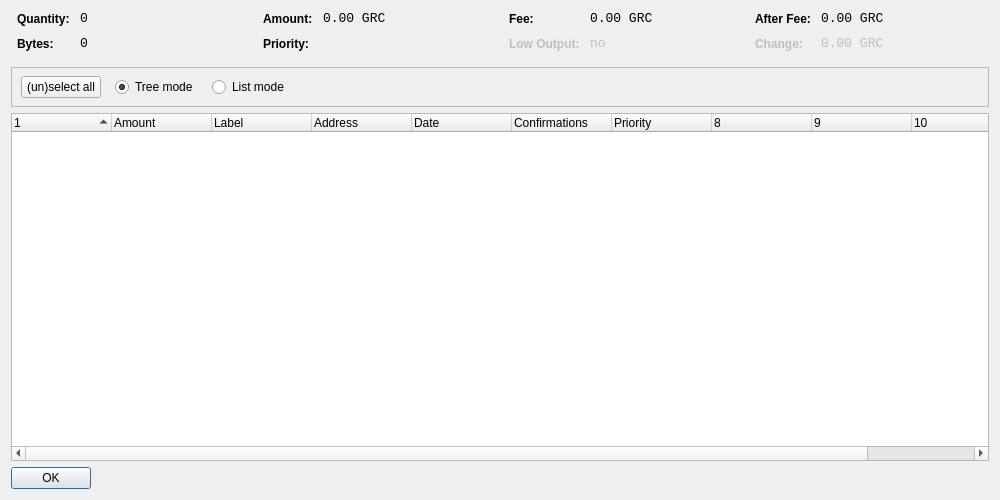
<?xml version="1.0" encoding="UTF-8"?>
<ui version="4.0">
 <class>CoinControlDialog</class>
 <widget class="QDialog" name="CoinControlDialog">
  <property name="geometry">
   <rect>
    <x>0</x>
    <y>0</y>
    <width>1000</width>
    <height>500</height>
   </rect>
  </property>
  <property name="windowTitle">
   <string>Coin Control</string>
  </property>
  <layout class="QVBoxLayout" name="verticalLayout">
   <item>
    <layout class="QHBoxLayout" name="horizontalLayoutTop" stretch="0,0,0,0">
     <property name="topMargin">
      <number>0</number>
     </property>
     <property name="bottomMargin">
      <number>10</number>
     </property>
     <item>
      <layout class="QFormLayout" name="formLayoutCoinControl1">
       <property name="horizontalSpacing">
        <number>10</number>
       </property>
       <property name="verticalSpacing">
        <number>10</number>
       </property>
       <property name="leftMargin">
        <number>6</number>
       </property>
       <property name="rightMargin">
        <number>6</number>
       </property>
       <item row="0" column="0">
        <widget class="QLabel" name="labelCoinControlQuantityText">
         <property name="styleSheet">
          <string notr="true">font-weight:bold;</string>
         </property>
         <property name="text">
          <string>Quantity:</string>
         </property>
        </widget>
       </item>
       <item row="0" column="1">
        <widget class="QLabel" name="labelCoinControlQuantity">
         <property name="font">
          <font>
           <family>Monospace</family>
           <pointsize>10</pointsize>
          </font>
         </property>
         <property name="cursor">
          <cursorShape>IBeamCursor</cursorShape>
         </property>
         <property name="contextMenuPolicy">
          <enum>Qt::ActionsContextMenu</enum>
         </property>
         <property name="text">
          <string notr="true">0</string>
         </property>
         <property name="textInteractionFlags">
          <set>Qt::LinksAccessibleByMouse|Qt::TextSelectableByKeyboard|Qt::TextSelectableByMouse</set>
         </property>
        </widget>
       </item>
       <item row="1" column="0">
        <widget class="QLabel" name="labelCoinControlBytesText">
         <property name="styleSheet">
          <string notr="true">font-weight:bold;</string>
         </property>
         <property name="text">
          <string>Bytes:</string>
         </property>
        </widget>
       </item>
       <item row="1" column="1">
        <widget class="QLabel" name="labelCoinControlBytes">
         <property name="font">
          <font>
           <family>Monospace</family>
           <pointsize>10</pointsize>
          </font>
         </property>
         <property name="cursor">
          <cursorShape>IBeamCursor</cursorShape>
         </property>
         <property name="contextMenuPolicy">
          <enum>Qt::ActionsContextMenu</enum>
         </property>
         <property name="text">
          <string notr="true">0</string>
         </property>
         <property name="textInteractionFlags">
          <set>Qt::LinksAccessibleByMouse|Qt::TextSelectableByKeyboard|Qt::TextSelectableByMouse</set>
         </property>
        </widget>
       </item>
      </layout>
     </item>
     <item>
      <layout class="QFormLayout" name="formLayoutCoinControl2">
       <property name="horizontalSpacing">
        <number>10</number>
       </property>
       <property name="verticalSpacing">
        <number>10</number>
       </property>
       <property name="leftMargin">
        <number>6</number>
       </property>
       <property name="rightMargin">
        <number>6</number>
       </property>
       <item row="0" column="0">
        <widget class="QLabel" name="labelCoinControlAmountText">
         <property name="styleSheet">
          <string notr="true">font-weight:bold;</string>
         </property>
         <property name="text">
          <string>Amount:</string>
         </property>
        </widget>
       </item>
       <item row="0" column="1">
        <widget class="QLabel" name="labelCoinControlAmount">
         <property name="font">
          <font>
           <family>Monospace</family>
           <pointsize>10</pointsize>
          </font>
         </property>
         <property name="cursor">
          <cursorShape>IBeamCursor</cursorShape>
         </property>
         <property name="contextMenuPolicy">
          <enum>Qt::ActionsContextMenu</enum>
         </property>
         <property name="text">
          <string notr="true">0.00 GRC</string>
         </property>
         <property name="textInteractionFlags">
          <set>Qt::LinksAccessibleByMouse|Qt::TextSelectableByKeyboard|Qt::TextSelectableByMouse</set>
         </property>
        </widget>
       </item>
       <item row="1" column="0">
        <widget class="QLabel" name="labelCoinControlPriorityText">
         <property name="styleSheet">
          <string notr="true">font-weight:bold;</string>
         </property>
         <property name="text">
          <string>Priority:</string>
         </property>
        </widget>
       </item>
       <item row="1" column="1">
        <widget class="QLabel" name="labelCoinControlPriority">
         <property name="font">
          <font>
           <family>Monospace</family>
           <pointsize>10</pointsize>
          </font>
         </property>
         <property name="cursor">
          <cursorShape>IBeamCursor</cursorShape>
         </property>
         <property name="contextMenuPolicy">
          <enum>Qt::ActionsContextMenu</enum>
         </property>
         <property name="text">
          <string/>
         </property>
         <property name="textInteractionFlags">
          <set>Qt::LinksAccessibleByMouse|Qt::TextSelectableByKeyboard|Qt::TextSelectableByMouse</set>
         </property>
        </widget>
       </item>
      </layout>
     </item>
     <item>
      <layout class="QFormLayout" name="formLayoutCoinControl3">
       <property name="horizontalSpacing">
        <number>10</number>
       </property>
       <property name="verticalSpacing">
        <number>10</number>
       </property>
       <property name="leftMargin">
        <number>6</number>
       </property>
       <property name="rightMargin">
        <number>6</number>
       </property>
       <item row="0" column="0">
        <widget class="QLabel" name="labelCoinControlFeeText">
         <property name="styleSheet">
          <string notr="true">font-weight:bold;</string>
         </property>
         <property name="text">
          <string>Fee:</string>
         </property>
        </widget>
       </item>
       <item row="0" column="1">
        <widget class="QLabel" name="labelCoinControlFee">
         <property name="font">
          <font>
           <family>Monospace</family>
           <pointsize>10</pointsize>
          </font>
         </property>
         <property name="cursor">
          <cursorShape>IBeamCursor</cursorShape>
         </property>
         <property name="contextMenuPolicy">
          <enum>Qt::ActionsContextMenu</enum>
         </property>
         <property name="text">
          <string notr="true">0.00 GRC</string>
         </property>
         <property name="textInteractionFlags">
          <set>Qt::LinksAccessibleByMouse|Qt::TextSelectableByKeyboard|Qt::TextSelectableByMouse</set>
         </property>
        </widget>
       </item>
       <item row="1" column="0">
        <widget class="QLabel" name="labelCoinControlLowOutputText">
         <property name="enabled">
          <bool>false</bool>
         </property>
         <property name="styleSheet">
          <string notr="true">font-weight:bold;</string>
         </property>
         <property name="text">
          <string>Low Output:</string>
         </property>
        </widget>
       </item>
       <item row="1" column="1">
        <widget class="QLabel" name="labelCoinControlLowOutput">
         <property name="enabled">
          <bool>false</bool>
         </property>
         <property name="font">
          <font>
           <family>Monospace</family>
           <pointsize>10</pointsize>
          </font>
         </property>
         <property name="cursor">
          <cursorShape>IBeamCursor</cursorShape>
         </property>
         <property name="contextMenuPolicy">
          <enum>Qt::ActionsContextMenu</enum>
         </property>
         <property name="text">
          <string notr="true">no</string>
         </property>
         <property name="textInteractionFlags">
          <set>Qt::LinksAccessibleByMouse|Qt::TextSelectableByKeyboard|Qt::TextSelectableByMouse</set>
         </property>
        </widget>
       </item>
      </layout>
     </item>
     <item>
      <layout class="QFormLayout" name="formLayoutCoinControl4">
       <property name="horizontalSpacing">
        <number>10</number>
       </property>
       <property name="verticalSpacing">
        <number>10</number>
       </property>
       <property name="leftMargin">
        <number>6</number>
       </property>
       <property name="rightMargin">
        <number>6</number>
       </property>
       <item row="0" column="0">
        <widget class="QLabel" name="labelCoinControlAfterFeeText">
         <property name="styleSheet">
          <string notr="true">font-weight:bold;</string>
         </property>
         <property name="text">
          <string>After Fee:</string>
         </property>
        </widget>
       </item>
       <item row="0" column="1">
        <widget class="QLabel" name="labelCoinControlAfterFee">
         <property name="font">
          <font>
           <family>Monospace</family>
           <pointsize>10</pointsize>
          </font>
         </property>
         <property name="cursor">
          <cursorShape>IBeamCursor</cursorShape>
         </property>
         <property name="contextMenuPolicy">
          <enum>Qt::ActionsContextMenu</enum>
         </property>
         <property name="text">
          <string notr="true">0.00 GRC</string>
         </property>
         <property name="textInteractionFlags">
          <set>Qt::LinksAccessibleByMouse|Qt::TextSelectableByKeyboard|Qt::TextSelectableByMouse</set>
         </property>
        </widget>
       </item>
       <item row="1" column="0">
        <widget class="QLabel" name="labelCoinControlChangeText">
         <property name="enabled">
          <bool>false</bool>
         </property>
         <property name="styleSheet">
          <string notr="true">font-weight:bold;</string>
         </property>
         <property name="text">
          <string>Change:</string>
         </property>
        </widget>
       </item>
       <item row="1" column="1">
        <widget class="QLabel" name="labelCoinControlChange">
         <property name="enabled">
          <bool>false</bool>
         </property>
         <property name="font">
          <font>
           <family>Monospace</family>
           <pointsize>10</pointsize>
          </font>
         </property>
         <property name="cursor">
          <cursorShape>IBeamCursor</cursorShape>
         </property>
         <property name="contextMenuPolicy">
          <enum>Qt::ActionsContextMenu</enum>
         </property>
         <property name="text">
          <string notr="true">0.00 GRC</string>
         </property>
         <property name="textInteractionFlags">
          <set>Qt::LinksAccessibleByMouse|Qt::TextSelectableByKeyboard|Qt::TextSelectableByMouse</set>
         </property>
        </widget>
       </item>
      </layout>
     </item>
    </layout>
   </item>
   <item>
    <widget class="QFrame" name="frame">
     <property name="minimumSize">
      <size>
       <width>0</width>
       <height>40</height>
      </size>
     </property>
     <property name="frameShape">
      <enum>QFrame::StyledPanel</enum>
     </property>
     <property name="frameShadow">
      <enum>QFrame::Sunken</enum>
     </property>
     <widget class="QWidget" name="horizontalLayoutWidget">
      <property name="geometry">
       <rect>
        <x>10</x>
        <y>0</y>
        <width>781</width>
        <height>41</height>
       </rect>
      </property>
      <layout class="QHBoxLayout" name="horizontalLayoutPanel" stretch="0,0,0,0,0">
       <property name="spacing">
        <number>14</number>
       </property>
       <item>
        <widget class="QPushButton" name="pushButtonSelectAll">
         <property name="sizePolicy">
          <sizepolicy hsizetype="Maximum" vsizetype="Fixed">
           <horstretch>0</horstretch>
           <verstretch>0</verstretch>
          </sizepolicy>
         </property>
         <property name="text">
          <string>(un)select all</string>
         </property>
        </widget>
       </item>
       <item>
        <widget class="QRadioButton" name="radioTreeMode">
         <property name="sizePolicy">
          <sizepolicy hsizetype="Maximum" vsizetype="Fixed">
           <horstretch>0</horstretch>
           <verstretch>0</verstretch>
          </sizepolicy>
         </property>
         <property name="text">
          <string>Tree mode</string>
         </property>
         <property name="checked">
          <bool>true</bool>
         </property>
        </widget>
       </item>
       <item>
        <widget class="QRadioButton" name="radioListMode">
         <property name="sizePolicy">
          <sizepolicy hsizetype="Maximum" vsizetype="Fixed">
           <horstretch>0</horstretch>
           <verstretch>0</verstretch>
          </sizepolicy>
         </property>
         <property name="text">
          <string>List mode</string>
         </property>
        </widget>
       </item>
       <item>
        <spacer name="horizontalSpacer">
         <property name="orientation">
          <enum>Qt::Horizontal</enum>
         </property>
         <property name="sizeHint" stdset="0">
          <size>
           <width>40</width>
           <height>20</height>
          </size>
         </property>
        </spacer>
       </item>
      </layout>
     </widget>
    </widget>
   </item>
   <item>
    <widget class="CoinControlTreeWidget" name="treeWidget">
     <property name="contextMenuPolicy">
      <enum>Qt::CustomContextMenu</enum>
     </property>
     <property name="sortingEnabled">
      <bool>false</bool>
     </property>
     <property name="columnCount">
      <number>11</number>
     </property>
     <attribute name="headerShowSortIndicator" stdset="0">
      <bool>true</bool>
     </attribute>
     <attribute name="headerStretchLastSection">
      <bool>false</bool>
     </attribute>
     <column>
      <property name="text">
       <string/>
      </property>
     </column>
     <column>
      <property name="text">
       <string>Amount</string>
      </property>
     </column>
     <column>
      <property name="text">
       <string>Label</string>
      </property>
     </column>
     <column>
      <property name="text">
       <string>Address</string>
      </property>
     </column>
     <column>
      <property name="text">
       <string>Date</string>
      </property>
     </column>
     <column>
      <property name="text">
       <string>Confirmations</string>
      </property>
      <property name="toolTip">
       <string>Confirmed</string>
      </property>
     </column>
     <column>
      <property name="text">
       <string>Priority</string>
      </property>
     </column>
     <column>
      <property name="text">
       <string/>
      </property>
     </column>
     <column>
      <property name="text">
       <string/>
      </property>
     </column>
     <column>
      <property name="text">
       <string/>
      </property>
     </column>
     <column>
      <property name="text">
       <string/>
      </property>
     </column>
    </widget>
   </item>
   <item>
    <widget class="QDialogButtonBox" name="buttonBox">
     <property name="sizePolicy">
      <sizepolicy hsizetype="Maximum" vsizetype="Fixed">
       <horstretch>0</horstretch>
       <verstretch>0</verstretch>
      </sizepolicy>
     </property>
     <property name="orientation">
      <enum>Qt::Horizontal</enum>
     </property>
     <property name="standardButtons">
      <set>QDialogButtonBox::Ok</set>
     </property>
    </widget>
   </item>
  </layout>
 </widget>
 <customwidgets>
  <customwidget>
   <class>CoinControlTreeWidget</class>
   <extends>QTreeWidget</extends>
   <header>coincontroltreewidget.h</header>
  </customwidget>
 </customwidgets>
 <resources/>
 <connections/>
</ui>
